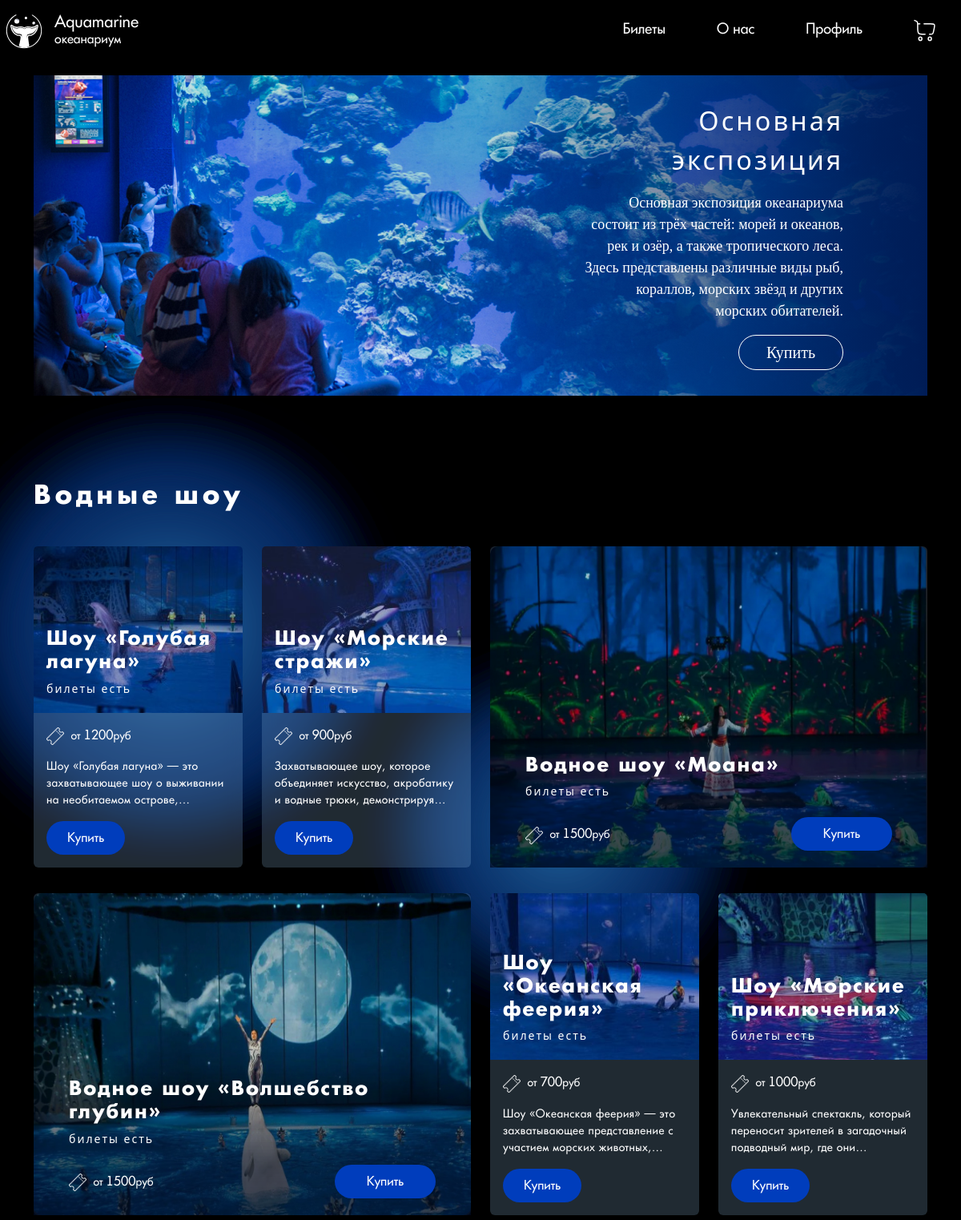
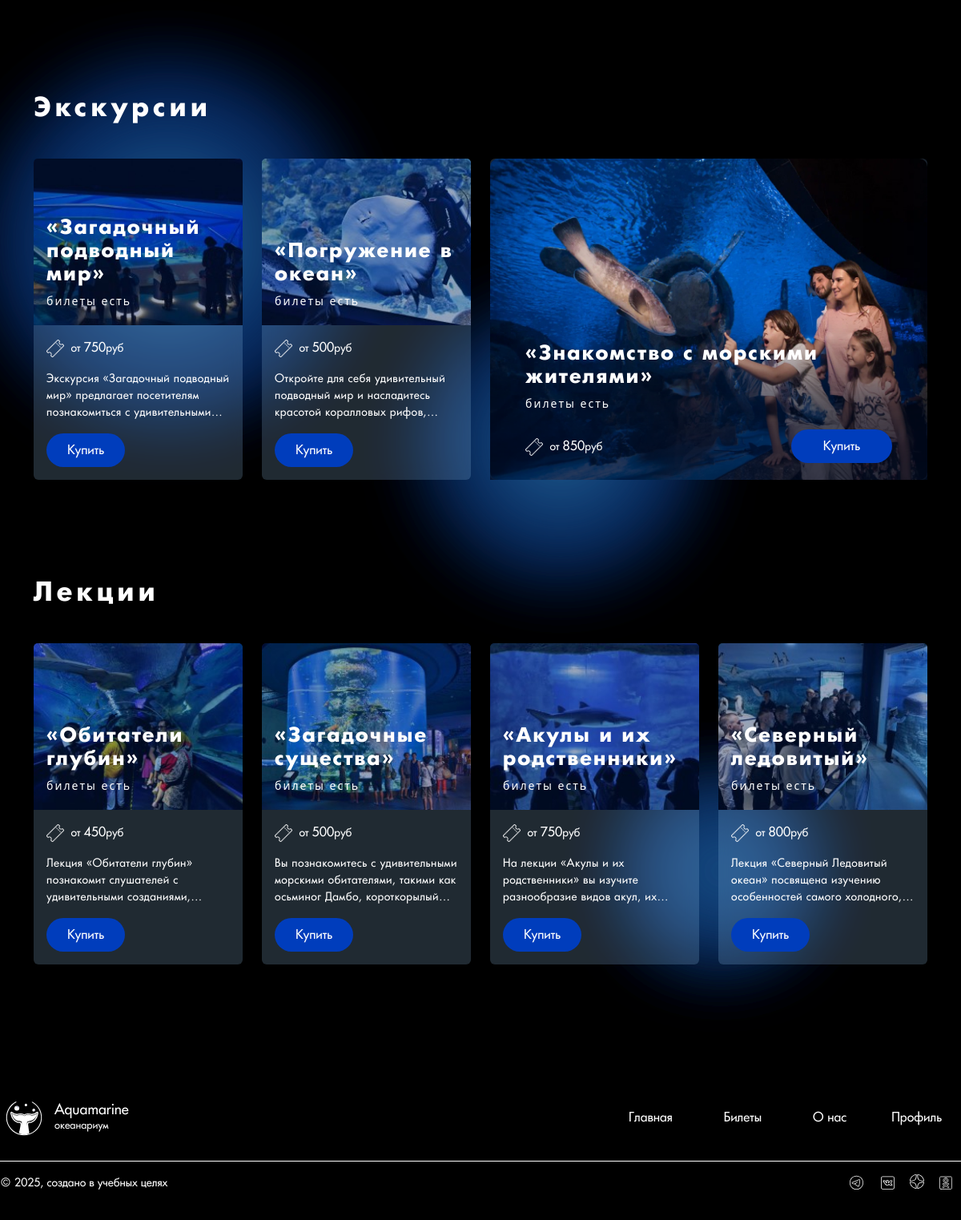
Screenshot of /php/pages/tickets.php with the database file from the repository (2 pictures, top to bottom).
### tables this page shows
CREATE TABLE `events` (
  `idEvent` int(11) NOT NULL,
  `nameEvent` varchar(50) NOT NULL,
  `descriptionEvent` varchar(255) NOT NULL,
  `ticketsEvent` tinyint(1) NOT NULL,
  `idCategory` int(11) NOT NULL,
  `imgEvent` varchar(255) NOT NULL
);

### php/pages/tickets.php (the view, shortened to what this page needs)
<!DOCTYPE html>
<html lang="en">
<head>
    <link rel="stylesheet" href="https://cdn.jsdelivr.net/npm/swiper@8/swiper-bundle.min.css">
    <link rel="stylesheet" href="/bootstrap-5.3.3-dist/css/bootstrap.min.css">
    <link rel="stylesheet" href="/style/ticketsPage.css">
    <link rel="stylesheet" href="/style/headerAndFooter.css">
    <link rel="stylesheet" href="/style/reset.css">
    <link rel="stylesheet" href="/style/mainStyle.css">
</head>
<body>
    <?php
    $root = $_SERVER['DOCUMENT_ROOT'];
    include "$root/php/pages/header.php"
        ?>
    <main>
        <div class="container">
            <?php
            $link = mysqli_connect("localhost", "root", "", "aquarium");
            $sql_query_main_event = "SELECT *
                            FROM events
                            WHERE idCategory = 4;";
            $resultMainEvent = mysqli_query($link, $sql_query_main_event);
            $mainEvent = $resultMainEvent->fetch_assoc();
            $sql_query_events = "SELECT *
                            FROM events AS e
                            INNER JOIN category_event AS ce ON e.idCategory = ce.idCategory
                            WHERE ce.idCategory != 4;";
            $result = mysqli_query($link, $sql_query_events);
            $groupedEvents = [];
            while ($event = $result->fetch_assoc()) {
                $eventTypeId = $event['idCategory'];
                $eventTypeName = $event['nameCategory'];
                if (!isset($groupedEvents[$eventTypeId])) {
                    $groupedEvents[$eventTypeId] = [
                        'CategoryName' => $eventTypeName,
                        'Events' => []
                    ];
                }
                $groupedEvents[$eventTypeId]['Events'][] = $event;
            }
            $sql_min_cost = "SELECT ce.*, e.*, MIN(ec.cost) AS minCost FROM events AS e INNER JOIN category_event AS ce ON ce.idCategory = e.idCategory INNER JOIN event_cost AS ec ON ec.idEvent = e.idEvent GROUP BY e.idEvent, ce.idCategory; ";
            $res_min_cost = mysqli_query($link, $sql_min_cost);
            $cost_arr = mysqli_fetch_all($res_min_cost, MYSQLI_ASSOC);
            ?>
            <?php
            function renderCost($cost_arr, $row)
            {
                $minCost = null;
                foreach ($cost_arr as $cost) {
                    if ($row['idEvent'] === $cost['idEvent']) {
                        $minCost = $cost['minCost'];
                        break;
                    }
                }
                return $minCost !== null
                    ? '<span class="card-body__cost"> от ' . '<span class="card-body__cost_big">' . $minCost . '</span>' . 'руб' . '</>'
                    : 'Цена не найдена';
            }
            ?>
            <div class="main-ticket text-end mt-4">
                <div
                    class="col-md-10 offset-md-2 col-12 col-xl-6 offset-xl-6 col-lg-8 offset-lg-4 d-flex flex-column justify-content-center main-ticket__text">
                    <div class="main-ticket__heading mb-3" id="category_mainEvent"><?= $mainEvent['nameEvent'] ?></div>
                    <div class="main-ticket__description col-md-10 offset-md-2  mb-3">
                        <?= $mainEvent['descriptionEvent'] ?>
                    </div>
                    <div class="col-lg-4 offset-lg-8 col-md-5 offset-md-7 col-6 offset-6">
                        <button type="button"
                            class="main-ticket__btn w-100 d-flex justify-content-center align-items-center"><a
                                href="/php/pages/ticket.php?id=<?= $mainEvent['idEvent'] ?>">Купить</a></button>
                    </div>
                </div>
            </div>
            <?php foreach ($groupedEvents as $eventType): ?>
                <?php
                switch ($eventType['CategoryName']) {
                    case 'Водные шоу':
                        echo '<div class="heading" id="categoty_water-show">' . $eventType['CategoryName'] . '</div>';
                        break;
                    case 'Экскурсии':
                        echo '<div class="heading" id="categoty_tour">' . $eventType['CategoryName'] . '</div>';
                        break;
                    case 'Лекции':
                        echo '<div class="heading" id="categoty_lecture">' . $eventType['CategoryName'] . '</div>';
                        break;
                }
                ?>
                <div class="row">
                    <?php foreach ($eventType['Events'] as $index => $row):
                        $index++;
                        $rowNumber = ceil($index / 3);
                        $needToStyle = $row['needToStyle'] == 1;
                        $isBigCard = ($rowNumber % 2 == 0 && $index % 3 == 1)
                            || ($rowNumber % 2 != 0 && $index % 3 == 0);
                    ?>
                        <?php if ($needToStyle): ?>
                            <?php if ($isBigCard): ?>
                                <div class="d-none d-xl-block my-xl-3 col-xl-6 ">
                                    <div class="card card_big my-2 my-md-0">
                                        <img src="<?= $row['imgEvent'] ?>" class="card-img-top img-fluid"
                                            alt="<?= $row['nameEvent'] ?>">
                                        <div class="img-wrapper"></div>
                                        <div class="img-wrapper__text-content ">
                                            <h5 class="img-wrapper__card-title"><?= $row['nameEvent'] ?></h5>
                                            <div class="img-wrapper__tickets">
                                                <?php echo $row['ticketsEvent'] == 1 ? 'билеты есть' : 'билетов нет' ?>
                                            </div>
                                        </div>
                                        <div class="card-body">
                                            <div class="wrapper d-flex justify-content-between align-items-center">
                                                <div class="card-body__cost-row  "><span class="bage me-1"><img
                                                            src="/img/svg/ticket.svg" alt="ticket"></span>
                                                    <?php echo renderCost($cost_arr, $row) ?>
                                                </div>
                                                <a href="/php/pages/ticket.php?id=<?= $row['idEvent'] ?>"
                                                    class="btn btn-primary">Купить</a>
                                            </div>
                                        </div>
                                    </div>
                                </div>
                            <?php endif; ?>
                        <?php else: ?>
                            <div class="circle row__circle_extra-small"></div>
                        <?php endif; ?>
                        <div
                            class="col-12 <?php echo ($needToStyle && $isBigCard) ? 'd-block d-xl-none' : 'col-xl-3' ?> col-sm-6 col-lg-4 my-2 my-xl-3 ">
                            <div class="card card_small">
                                <div class="img-wrapper">
                                    <img src="<?= $row['imgEvent'] ?>" class="card-img-top img-fluid"
                                        alt="<?= $row['nameEvent'] ?>" style="height: 13rem; object-fit: cover;">
                                    <div class="img-wrapper__text-content">
                                        <h5 class="img-wrapper__card-title"><?= $row['nameEvent'] ?></h5>
                                        <div class="img-wrapper__tickets">
                                            <?php echo $row['ticketsEvent'] == 1 ? 'билеты есть' : 'билетов нет' ?>
                                        </div>
                                    </div>
                                </div>
                                <div class="card-body">
                                    <div class="card-body__cost-row mb-3 "><span class="bage me-1"><img
                                                src="/img/svg/ticket.svg" alt="ticket"></span>
                                        <?php echo renderCost($cost_arr, $row) ?>
                                    </div>
                                    <p class="card-text"><?= $row['descriptionEvent'] ?></p>
                                    <a href="/php/pages/ticket.php?id=<?= $row['idEvent'] ?>" class="btn btn-primary">Купить</a>
                                </div>
                            </div>
                        </div>
                    <?php endforeach; ?>
                </div>
            <?php endforeach;
            ?>
            </div>
    </main>
    <?php
    $root = $_SERVER['DOCUMENT_ROOT'];
    include "$root/php/pages/footer.php"
        ?>
</body>
</html>

### rows the page displays
events: nameEvent "Основная экспозиция", descriptionEvent "Основная экспозиция океанариума состоит из трёх частей: морей и океанов, рек и озёр, а также тропического леса. Здесь представлены различные виды рыб, кораллов, морских звёзд и других морских обитателей."
events: shows a picture, nameEvent "Шоу «Голубая лагуна»", ticketsEvent "билеты есть", minCost "1200", descriptionEvent "Шоу «Голубая лагуна» — это захватывающee шоу о выживании на необитаемом…"
events: shows a picture, nameEvent "Шоу «Морские стражи»", ticketsEvent "билеты есть", minCost "900", descriptionEvent "Захватывающее шоу, которое объединяет искусство, акробатику и водные трюки,…"
events: shows a picture, nameEvent "Водное шоу «Моана»", ticketsEvent "билеты есть", minCost "1500"
events: shows a picture, nameEvent "Водное шоу «Волшебство глубин»", ticketsEvent "билеты есть", minCost "1500"
events: shows a picture, nameEvent "Шоу «Океанская феерия»", ticketsEvent "билеты есть", minCost "700", descriptionEvent "Шоу «Океанская феерия» — это захватывающее представление с участием морских…"
events: shows a picture, nameEvent "Шоу «Морские приключения»", ticketsEvent "билеты есть", minCost "1000", descriptionEvent "Увлекательный спектакль, который переносит зрителей в загадочный подводный мир, где…"
events: shows a picture, nameEvent "«Загадочный подводный мир»", ticketsEvent "билеты есть", minCost "750", descriptionEvent "Экскурсия «Загадочный подводный мир» предлагает посетителям познакомиться с…"
events: shows a picture, nameEvent "«Погружение в океан»", ticketsEvent "билеты есть", minCost "500", descriptionEvent "Откройте для себя удивительный подводный мир и насладитесь красотой коралловых…"
events: shows a picture, nameEvent "«Знакомство с морскими жителями»", ticketsEvent "билеты есть", minCost "850"
events: shows a picture, nameEvent "«Обитатели глубин»", ticketsEvent "билеты есть", minCost "450", descriptionEvent "Лекция «Обитатели глубин» познакомит слушателей с удивительными…"
events: shows a picture, nameEvent "«Загадочные существа»", ticketsEvent "билеты есть", minCost "500", descriptionEvent "Вы познакомитесь с удивительными морскими обитателями, такими как осьминог Дамбо,…"
events: shows a picture, nameEvent "«Акулы и их родственники»", ticketsEvent "билеты есть", minCost "750", descriptionEvent "На лекции «Акулы и их родственники» вы изучите разнообразие видов акул,…"
events: shows a picture, nameEvent "«Северный ледовитый»", ticketsEvent "билеты есть", minCost "800", descriptionEvent "Лекция «Северный Ледовитый океан» посвящена изучению особенностей самого…"

### other values shown
$eventType['CategoryName'] "Водные шоу"
$eventType['CategoryName'] "Экскурсии"
$eventType['CategoryName'] "Лекции"
